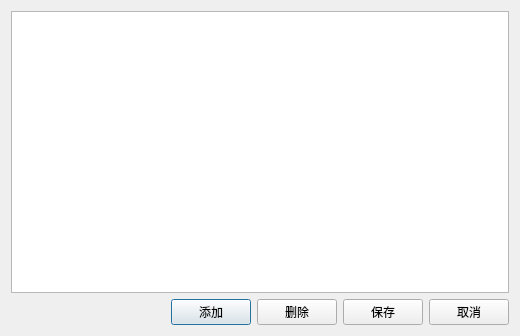
<?xml version="1.0" encoding="UTF-8"?>
<ui version="4.0">
 <class>DlgSettings</class>
 <widget class="QDialog" name="DlgSettings">
  <property name="geometry">
   <rect>
    <x>0</x>
    <y>0</y>
    <width>520</width>
    <height>336</height>
   </rect>
  </property>
  <property name="windowTitle">
   <string>Dialog</string>
  </property>
  <layout class="QVBoxLayout" name="verticalLayout">
   <item>
    <widget class="BaseTableView" name="tableView"/>
   </item>
   <item>
    <layout class="QHBoxLayout" name="horizontalLayout">
     <item>
      <spacer name="horizontalSpacer">
       <property name="orientation">
        <enum>Qt::Horizontal</enum>
       </property>
       <property name="sizeHint" stdset="0">
        <size>
         <width>40</width>
         <height>20</height>
        </size>
       </property>
      </spacer>
     </item>
     <item>
      <widget class="QPushButton" name="btnAdd">
       <property name="text">
        <string>添加</string>
       </property>
      </widget>
     </item>
     <item>
      <widget class="QPushButton" name="btnDelete">
       <property name="text">
        <string>删除</string>
       </property>
      </widget>
     </item>
     <item>
      <widget class="QPushButton" name="btnOk">
       <property name="text">
        <string>保存</string>
       </property>
      </widget>
     </item>
     <item>
      <widget class="QPushButton" name="btnCancel">
       <property name="text">
        <string>取消</string>
       </property>
      </widget>
     </item>
    </layout>
   </item>
  </layout>
 </widget>
 <customwidgets>
  <customwidget>
   <class>BaseTableView</class>
   <extends>QTableView</extends>
   <header>basetableview.h</header>
  </customwidget>
 </customwidgets>
 <resources/>
 <connections/>
</ui>
